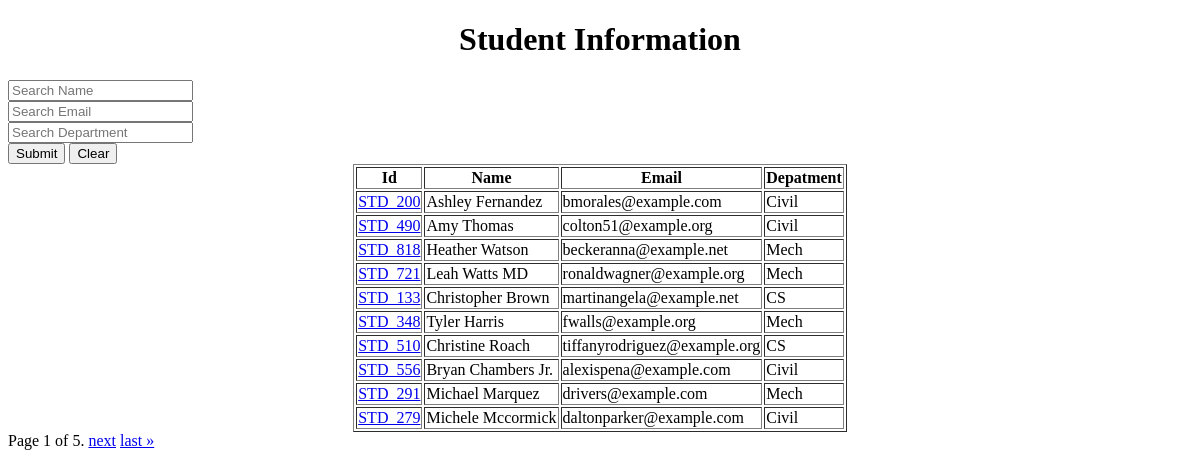
Before: / with the older database file.
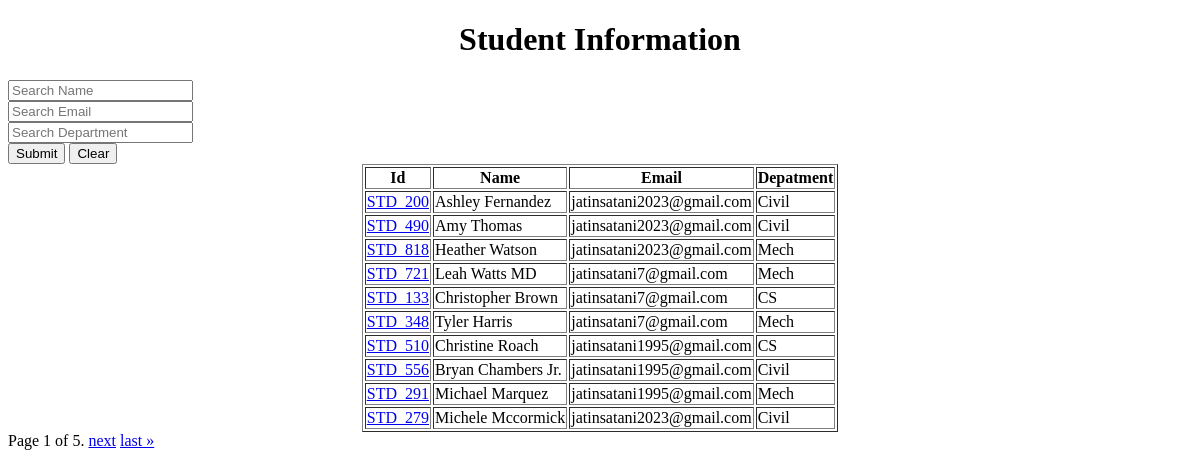
After: the same page with the newer database file.
### myapp/models.py (models this page shows, shortened)
class Student(models.Model):
    department = models.ForeignKey(Department,on_delete=models.CASCADE)
    student_id = models.OneToOneField(StudentId,on_delete=models.CASCADE)
    name = models.CharField(max_length=100)
    email = models.CharField(max_length=100)

class StudentId(models.Model):
    student_id = models.CharField(max_length=100)
    def __str__(self) -> str:
        return self.student_id

class Department(models.Model):
    dept_name = models.CharField(max_length=100)
    def __str__(self) -> str:
        return self.dept_name

### myapp/views.py (the view)
# urls.py: path('',index,name="index"),
def index(request):
        queryset = Student.objects.all()
        paginator = Paginator(queryset, 10)
        page_number = request.GET.get("page",1)
        page_obj = paginator.get_page(page_number)
        return render(request,'index.html',{"queryset":page_obj})

### Templates/index.html (shortened to what this page needs)
<!DOCTYPE html>
<html lang="en">
<head>
</head>
<body>
    <h1 align="center">Student Information</h1>
    <div class="container" >
        <div class="row">
            <form method="post" >
            <div class="col-md-4 m-auto">
              <div  class="form-group">
                <input type="text" class="form-control" placeholder="Search Name" name="name" value="{{name}}" >
            </div>
           </div>
            <div class="col-md-4 m-auto">
                <div  class="form-group">
                    <input type="text" class="form-control" placeholder="Search Email" name="email" value="{{email}}">
                  </div>
            </div>
            <div class="col-md-4 m-auto">
                <div  class="form-group">
                    <input type="text" class="form-control" placeholder="Search Department" name="department" value="{{department}}">
                  </div>
            </div>
            <button type="submit" class="btn btn-primary">Submit</button>
            <button type="reset" class="btn btn-primary ">Clear</button>
    <table border="1" align="center">
        <tr>
            <th>Id</th>
            <th>Name</th>
            <th>Email</th>
            <th>Depatment</th>
        </tr>
        {%for std in queryset%}
        <tr>
            <td><a href="{%url 'marks' std.student_id %}">
                    {{std.student_id}}
                </a></td>
            <td>{{std.name}}</td>
            <td>{{std.email}}</td>
            <td>{{std.department}}</td>
        </tr>
        {%endfor%}
    </table>
    <div class="pagination">
        <span class="step-links">
            <span class="current">
                Page {{ queryset.number }} of {{ queryset.paginator.num_pages }}.
            </span>
            {% if queryset.has_next %}
            <a href="?page={{ queryset.next_page_number }}">next</a>
            <a href="?page={{ queryset.paginator.num_pages }}">last &raquo;</a>
            {% endif %}
        </span>
    </div>
</form>
</div>
</div>
</body>
</html>

Changed rows visible on the page:
changed Student "Ashley Fernandez": email "bmorales@example.com" → "jatinsatani2023@gmail.com"
changed Student "Amy Thomas": email "colton51@example.org" → "jatinsatani2023@gmail.com"
changed Student "Heather Watson": email "beckeranna@example.net" → "jatinsatani2023@gmail.com"
changed Student "Leah Watts MD": email "ronaldwagner@example.org" → "jatinsatani7@gmail.com"
changed Student "Christopher Brown": email "martinangela@example.net" → "jatinsatani7@gmail.com"
changed Student "Tyler Harris": email "fwalls@example.org" → "jatinsatani7@gmail.com"
changed Student "Christine Roach": email "tiffanyrodriguez@example.org" → "jatinsatani1995@gmail.com"
changed Student "Bryan Chambers Jr.": email "alexispena@example.com" → "jatinsatani1995@gmail.com"
changed Student "Michael Marquez": email "drivers@example.com" → "jatinsatani1995@gmail.com"
changed Student "Michele Mccormick": email "daltonparker@example.com" → "jatinsatani2023@gmail.com"
